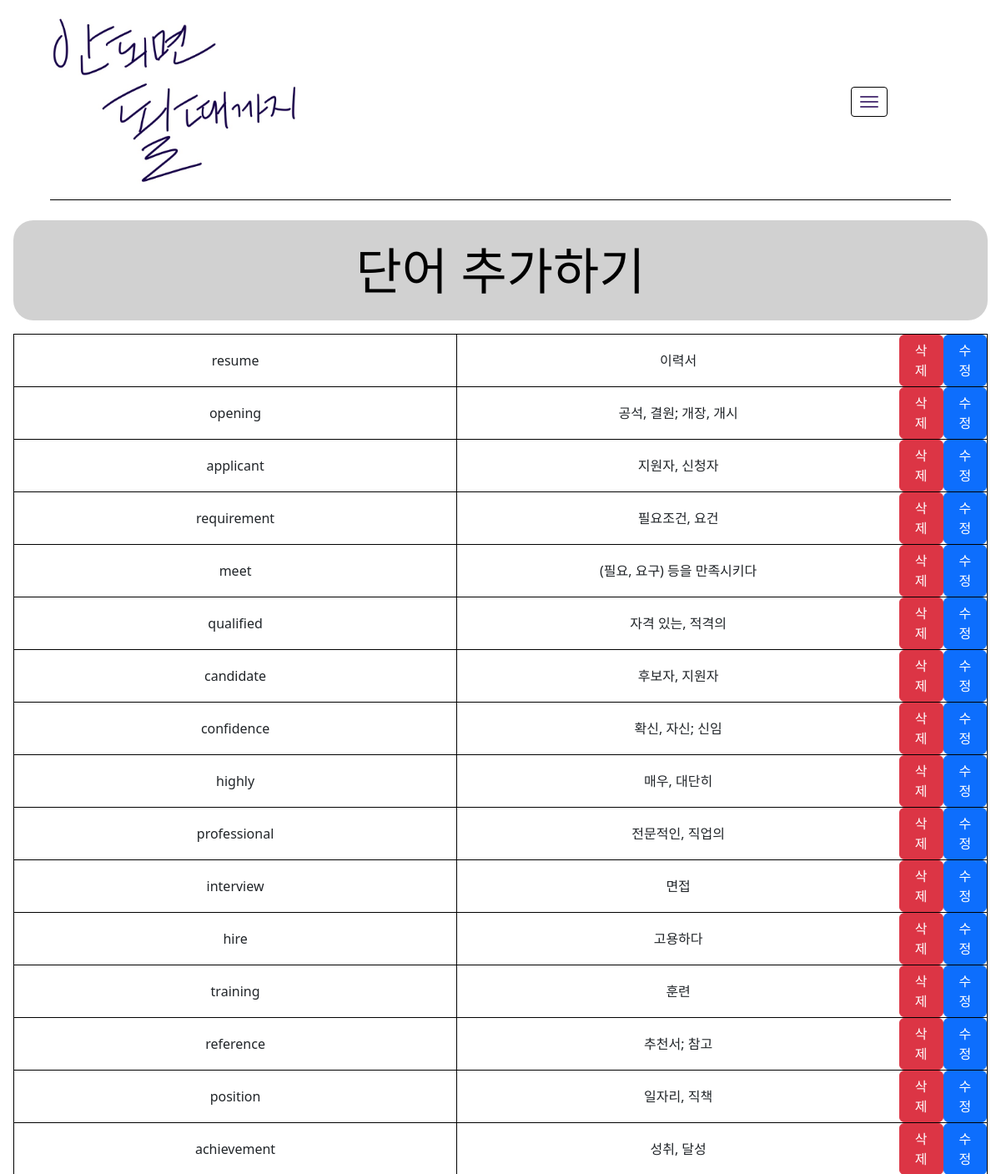
Before: /study/vocabulary/words/1/ (signed in, upper part) with the older database file.
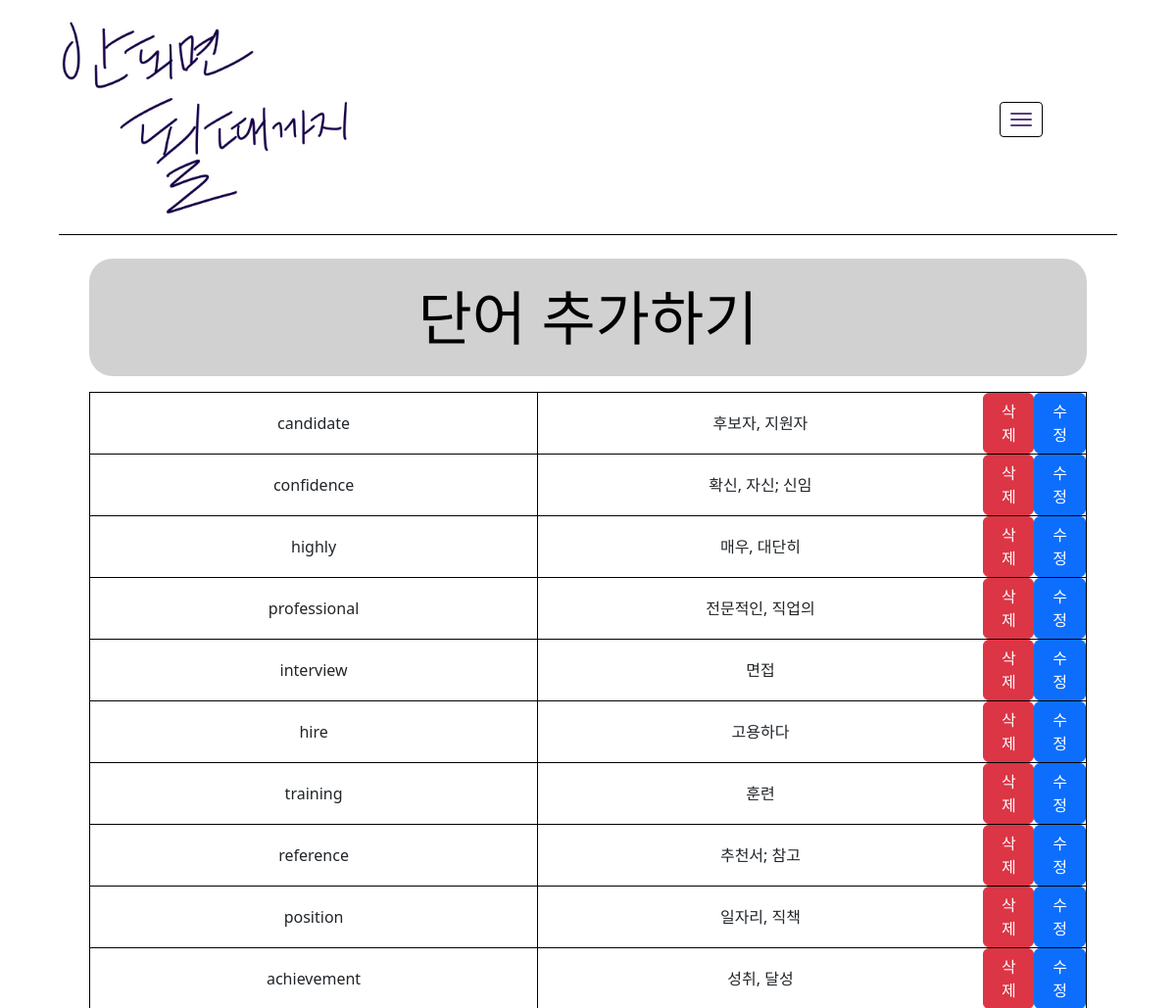
After: the same page with the newer database file.
### study/models.py (models this page shows)
class Vocas(models.Model):
    vocabulary = models.ForeignKey(Vocabulary, on_delete=models.CASCADE)
    author = models.ForeignKey(User, on_delete=models.CASCADE)
    eng = models.CharField(max_length=50)
    kor = models.CharField(max_length=50)
    today = models.DateField(default=datetime.today)

### study/views.py (the view)
# urls.py: path("vocabulary/words/<int:id>/", views.vocabulary_words),
@login_required
def vocabulary_words(request, id):
    vocabulary = Vocabulary.objects.get(id=id)
    vocas = Vocas.objects.filter(vocabulary=vocabulary)
    template = loader.get_template('study/vocabulary_words.html')
    context = {
        "vocas":vocas,
        "id": id,
    }
    return HttpResponse(template.render(context, request))

### templates/study/vocabulary_words.html (shortened to what this page needs)
<!DOCTYPE html>
<html lang="ko">
<head>
    {% load static %}
    <link rel="stylesheet" href="{% static 'study/css/vocabulary_daily.css' %}">
    <link href="https://cdn.jsdelivr.net/npm/bootstrap@5.2.1/dist/css/bootstrap.min.css" rel="stylesheet">
</head>
<body>
    <div class="hamberger_menu">
        <a class="navbar-toggle" href="#" role="button" id="dropdownMenuLink" data-bs-toggle="dropdown" aria-expanded="false">
            <span class="icon-bar"></span>
            <span class="icon-bar"></span>
            <span class="icon-bar"></span>
        </a>
    </div>
    <div class="title">
        <img src="{% static 'study/img/vocafight_logo.png' %}" class="logo">
    </div>
    <button type="button" class="entrance" onclick="location.href='/study/vocabulary/{{id}}/'">단어 추가하기</button>
    <div class="vocabulary">
    {% for voca in vocas %}
        <div class="voca voca_{{voca.id}}">
            <div class="eng">
                {{voca.eng}}
            </div>
            <div class="kor">
                {{voca.kor}}
            </div>
            <button class="delete btn btn-danger" data-bs-toggle="modal" data-bs-target="#exampleModal{{voca.id}}">
                삭제
            </button>
            <button class="edit btn btn-primary" onclick="vocaEdit({{voca.id}})">
                수정
            </button>
        </div>
    {% endfor %}
    </div>
</body>
</html>

### static/study/css/vocabulary_daily.css (style rules this page uses)
body { display: flex; flex-direction: column; justify-content: center; align-items: center; }
.title { display: flex; align-items: center; width: 90vw; height: 20vmin; font-size: 5vh; border-bottom: 1px solid black; margin-bottom: 3vh; }
.logo { width: 25vmin; cursor: pointer; }
.vocabulary { display: flex; flex-direction: column; width: 40vmax; border-top: 1px solid black; }
.voca { display: flex; width: 40vmax; border-bottom: 1px solid black; border-left: 1px solid black; border-right: 1px solid black; }
.eng { display: flex; justify-content: center; align-items: center; width: 20vmax; padding: 1vh 1vw 1vh 1vw; }
.kor { display: flex; justify-content: center; align-items: center; width: 20vmax; flex-wrap: wrap; border-left: 1px solid black; padding: 1vh 1vw 1vh 1vw; }
.entrance { display: flex; justify-content: center; align-items: center; width: 40vmax; height: 10vmin; font-size: 5vmin; font-weight:lighter; border-radius: 3vh; background-color: rgb(209, 209, 209); color: black; border: none; margin-bottom: 2vh; }
.hamberger_menu { position: absolute; top: 8vmin; right: 10vw; width: 5vw; }
.navbar-toggle { position: relative; float: left; padding: 10px; margin-top: 8px; margin-right: 15px; margin-bottom: 8px; background-color: white; background-image: none; border: 1px solid black; border-radius: 4px; }
.icon-bar { background-color: #563d7c; display: block; width: 22px; height: 2px; border-radius: 1px; }
.navbar-toggle .icon-bar+.icon-bar { margin-top: 4px; }

Changed rows visible on the page:
removed Vocas: eng "resume", kor "이력서"
removed Vocas: eng "opening", kor "공석, 결원; 개장, 개시"
removed Vocas: eng "applicant", kor "지원자, 신청자"
removed Vocas: eng "requirement", kor "필요조건, 요건"
removed Vocas: eng "meet", kor "(필요, 요구) 등을 만족시키다"
removed Vocas: eng "qualified", kor "자격 있는, 적격의"
